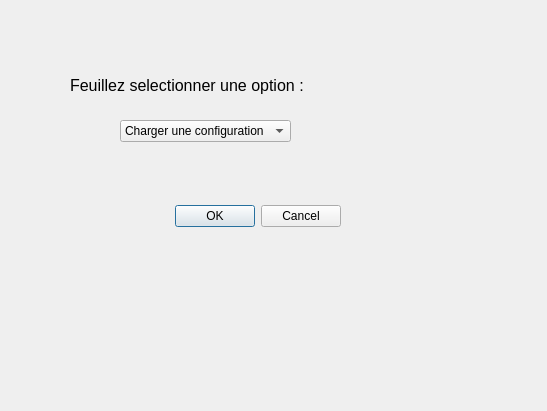
<?xml version="1.0" encoding="UTF-8"?>
<ui version="4.0">
 <class>config</class>
 <widget class="QDialog" name="config">
  <property name="geometry">
   <rect>
    <x>0</x>
    <y>0</y>
    <width>547</width>
    <height>411</height>
   </rect>
  </property>
  <property name="windowTitle">
   <string>Dialog</string>
  </property>
  <widget class="QDialogButtonBox" name="buttonBox">
   <property name="geometry">
    <rect>
     <x>0</x>
     <y>200</y>
     <width>341</width>
     <height>32</height>
    </rect>
   </property>
   <property name="orientation">
    <enum>Qt::Horizontal</enum>
   </property>
   <property name="standardButtons">
    <set>QDialogButtonBox::Cancel|QDialogButtonBox::Ok</set>
   </property>
  </widget>
  <widget class="QComboBox" name="comboBox">
   <property name="geometry">
    <rect>
     <x>120</x>
     <y>120</y>
     <width>171</width>
     <height>22</height>
    </rect>
   </property>
   <item>
    <property name="text">
     <string>Charger une configuration</string>
    </property>
   </item>
   <item>
    <property name="text">
     <string>Creer une configuration</string>
    </property>
   </item>
   <item>
    <property name="text">
     <string>Aléatoire</string>
    </property>
   </item>
  </widget>
  <widget class="QLabel" name="label">
   <property name="geometry">
    <rect>
     <x>70</x>
     <y>60</y>
     <width>301</width>
     <height>51</height>
    </rect>
   </property>
   <property name="text">
    <string>&lt;html&gt;&lt;head/&gt;&lt;body&gt;&lt;p&gt;&lt;span style=&quot; font-size:12pt;&quot;&gt;Feuillez selectionner une option :&lt;/span&gt;&lt;/p&gt;&lt;/body&gt;&lt;/html&gt;</string>
   </property>
  </widget>
 </widget>
 <resources/>
 <connections>
  <connection>
   <sender>buttonBox</sender>
   <signal>accepted()</signal>
   <receiver>config</receiver>
   <slot>accept()</slot>
   <hints>
    <hint type="sourcelabel">
     <x>248</x>
     <y>254</y>
    </hint>
    <hint type="destinationlabel">
     <x>157</x>
     <y>274</y>
    </hint>
   </hints>
  </connection>
  <connection>
   <sender>buttonBox</sender>
   <signal>rejected()</signal>
   <receiver>config</receiver>
   <slot>reject()</slot>
   <hints>
    <hint type="sourcelabel">
     <x>316</x>
     <y>260</y>
    </hint>
    <hint type="destinationlabel">
     <x>286</x>
     <y>274</y>
    </hint>
   </hints>
  </connection>
 </connections>
</ui>
